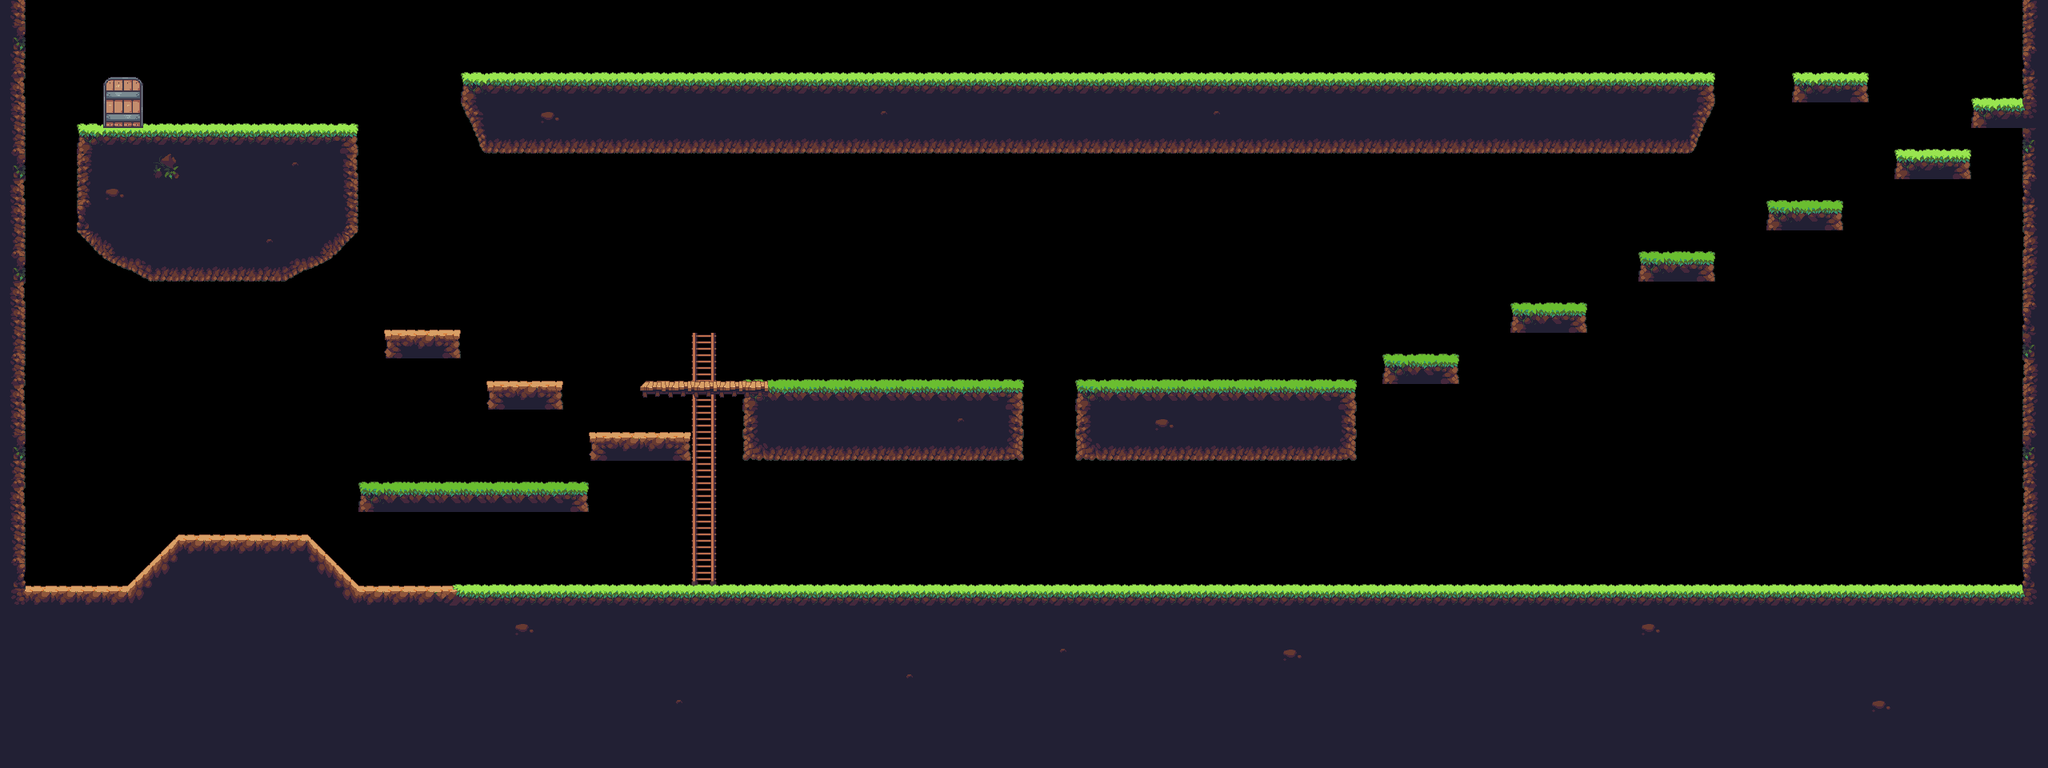

A level layout from a 2D game, rendered from its tile map. Below: a short description, then the map file with tile-grid data replaced by summaries:
An orthogonal 80x30 tile map with 32x32 px tiles, 2 tile layers (ground_jungle, decorations), 8 tilesets and 35 objects (10x mob_spawn, 2x slope, ladder, oneway, spawn, ...).

<map version="1.2" tiledversion="1.3.3" orientation="orthogonal" renderorder="right-down" width="80" height="30" tilewidth="32" tileheight="32" infinite="0" nextlayerid="15" nextobjectid="50">
 <tileset firstgid="1" source="../tilesets/opp1_jungle/tile_jungle_slopes_brown.tsx" />
 <tileset firstgid="7" source="../tilesets/opp1_jungle/tile_jungle_ground_brown.tsx" />
 <tileset firstgid="25" source="../tilesets/opp1_jungle/tile_jungle_wall_brown.tsx" />
 <tileset firstgid="73" source="../tilesets/opp1_jungle/tile_jungle_bottom_brown.tsx" />
 <tileset firstgid="89" source="../tilesets/opp1_jungle/tile_jungle_slopes_grass.tsx" />
 <tileset firstgid="95" source="../tilesets/ladder.tsx" />
 <tileset firstgid="101" source="../tilesets/opp1_jungle/oneway.tsx" />
 <tileset firstgid="104" source="../tilesets/door.tsx" />
 <layer id="5" name="ground_jungle" width="80" height="30" locked="1">
  <data>[2400 cells, 944 non-empty, 48 distinct tile ids]</data>
 </layer>
 <layer id="8" name="decorations" width="80" height="30" locked="1">
  <data>[2400 cells, 6 non-empty, 3 distinct tile ids]</data>
 </layer>
 <objectgroup id="2" name="obstacle" locked="1">
  <object id="2" x="96" y="160" width="352" height="192" />
  <object id="3" x="480" y="416" width="96" height="32" />
  <object id="4" x="608" y="480" width="96" height="32" />
  <object id="5" x="736" y="544" width="128" height="32" />
  <object id="6" x="448" y="608" width="288" height="32" />
  <object id="7" x="1728" y="448" width="96" height="32" />
  <object id="8" x="1888" y="384" width="96" height="32" />
  <object id="9" x="2048" y="320" width="96" height="32" />
  <object id="10" x="2208" y="256" width="96" height="32" />
  <object id="11" x="2368" y="192" width="96" height="32" />
  <object id="12" x="2464" y="128" width="64" height="32" />
  <object id="13" x="2240" y="96" width="96" height="32" />
  <object id="14" x="576" y="96" width="1568" height="96" />
  <object id="15" x="928" y="480" width="352" height="96" />
  <object id="16" x="1344" y="480" width="352" height="96" />
  <object id="17" x="0" y="736" width="2560" height="128" />
  <object id="18" x="224" y="672" width="160" height="64" />
  <object id="20" x="0" y="0" width="32" height="736" />
  <object id="21" x="2528" y="0" width="32" height="736" />
  <object id="43" name="slope" x="224" y="800">
   <polygon points="-64,-64 0,-128 0,-64" />
  </object>
  <object id="45" name="slope" x="384" y="672">
   <polygon points="0,0 0,64 64,64" />
  </object>
  <object id="47" name="ladder" x="864" y="416" width="32" height="320" />
  <object id="49" name="oneway" x="800" y="480" width="128" height="16" />
 </objectgroup>
 <objectgroup id="6" name="markers">
  <object id="31" name="mob_spawn" x="576" y="576">
   <point />
  </object>
  <object id="32" name="mob_spawn" x="640" y="448">
   <point />
  </object>
  <object id="33" name="mob_spawn" x="512" y="384">
   <point />
  </object>
  <object id="34" name="spawn" x="96" y="672">
   <point />
  </object>
  <object id="35" name="mob_spawn" x="1056" y="448">
   <point />
  </object>
  <object id="36" name="mob_spawn" x="1504" y="448">
   <point />
  </object>
  <object id="37" name="mob_spawn" x="2496" y="96">
   <point />
  </object>
  <object id="38" name="mob_spawn" x="256" y="128">
   <point />
  </object>
  <object id="39" name="mob_spawn" x="1024" y="64">
   <point />
  </object>
  <object id="40" name="mob_spawn" x="1888" y="64">
   <point />
  </object>
  <object id="41" name="mob_spawn" x="2112" y="704">
   <point />
  </object>
  <object id="42" name="goal" x="128" y="96" width="48" height="64" />
 </objectgroup>
</map>
